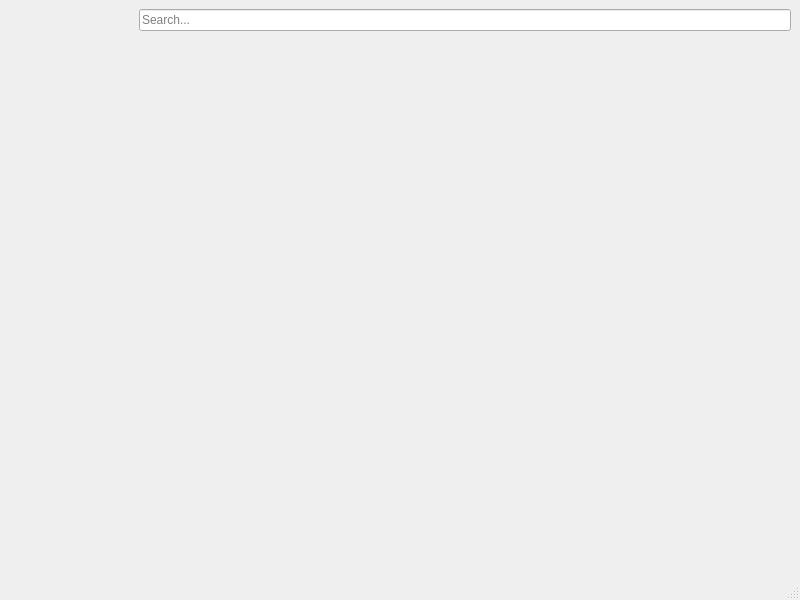
<?xml version="1.0" encoding="UTF-8"?>
<ui version="4.0">
 <class>MainWindow</class>
 <widget class="QMainWindow" name="MainWindow">
  <property name="geometry">
   <rect>
    <x>0</x>
    <y>0</y>
    <width>800</width>
    <height>600</height>
   </rect>
  </property>
  <property name="windowTitle">
   <string>MainWindow</string>
  </property>
  <widget class="QWidget" name="centralwidget">
   <layout class="QHBoxLayout" name="horizontalLayout_2" stretch="1,5">
    <item>
     <layout class="QVBoxLayout" name="verticalLayout"/>
    </item>
    <item>
     <layout class="QVBoxLayout" name="verticalLayout_2" stretch="1,5">
      <item>
       <layout class="QHBoxLayout" name="horizontalLayout">
        <property name="spacing">
         <number>6</number>
        </property>
        <item>
         <widget class="QLineEdit" name="lineEdit">
          <property name="placeholderText">
           <string>Search...</string>
          </property>
         </widget>
        </item>
       </layout>
      </item>
      <item>
       <layout class="QFormLayout" name="formLayout"/>
      </item>
     </layout>
    </item>
   </layout>
  </widget>
  <widget class="QMenuBar" name="menubar">
   <property name="geometry">
    <rect>
     <x>0</x>
     <y>0</y>
     <width>800</width>
     <height>21</height>
    </rect>
   </property>
  </widget>
  <widget class="QStatusBar" name="statusbar"/>
 </widget>
 <resources/>
 <connections/>
</ui>
